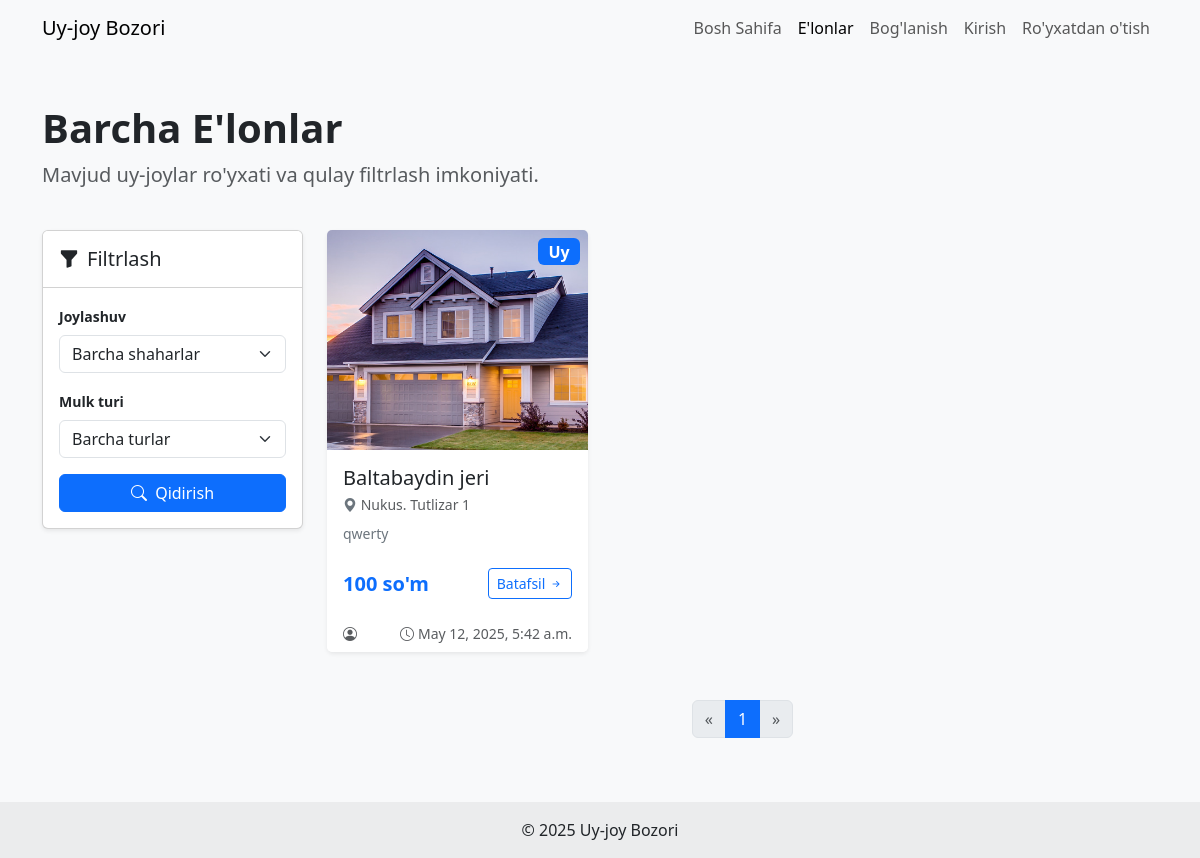
The page /elonlar/ on the database its author committed.
### AltinGiltApp/models.py (models this page shows, shortened)
class Elon(models.Model):
    nomi = models.CharField(max_length=200)
    joylashuvi = models.ForeignKey(Shahar, on_delete=models.SET_NULL, null=True, blank=False, verbose_name=_("Joylashuvi"))
    manzil = models.CharField(_("Aniq manzil"), max_length=255, blank=True,
                              help_text=_("Ko'cha, uy raqami, mo'ljal (ixtiyoriy)"))
    turi = models.ForeignKey(Tur, on_delete=models.SET_NULL, null=True, blank=False, verbose_name=_("Mulk turi"))
    narxi = models.PositiveIntegerField() # Narx manfiy bo'lmasligi uchun
    batafsil = models.TextField()
    user = models.ForeignKey(CustomUser, on_delete=models.CASCADE, related_name='elonlar')
    created_at = models.DateTimeField(auto_now_add=True)
    updated_at = models.DateTimeField(auto_now=True)
    class StatusChoices(models.TextChoices):
        PENDING = 'PENDING', _('Moderatsiyada')
        APPROVED = 'APPROVED', _('Tasdiqlangan')
        REJECTED = 'REJECTED', _('Rad etilgan')
    status = models.CharField(
        max_length=10,
        choices=StatusChoices.choices,
        default=StatusChoices.PENDING,
        db_index=True # Status bo'yicha tez-tez filter qilinadi
    )
    moderation_notes = models.TextField(
        blank=True, null=True, # Faqat rad etilganda to'ldiriladi
        verbose_name=_("Moderator izohi (rad etish sababi)")
    )
    class Meta:
        ordering = ['-created_at']
        verbose_name = _('e\'lon')
        verbose_name_plural = _('e\'lonlar')

class Rasm(models.Model):
    image = models.ImageField(upload_to=elon_rasm_path)
    elon = models.ForeignKey(Elon, on_delete=models.CASCADE, related_name='rasmlar')
    class Meta:
        verbose_name = _('rasm')
        verbose_name_plural = _('rasmlar')

class Tur(models.Model):
    nomi = models.CharField(_("Mulk turi nomi"), max_length=50, unique=True)
    class Meta:
        verbose_name = _("mulk turi")
        verbose_name_plural = _("mulk turlari")
        ordering = ['nomi']

class Shahar(models.Model):
    nomi = models.CharField(_("Shahar nomi"), max_length=100, unique=True)
    class Meta:
        verbose_name = _("shahar")
        verbose_name_plural = _("shaharlar")
        ordering = ['nomi']

### AltinGiltApp/views.py (the view)
# urls.py: path('elonlar/', views.elonlar_sahifasi, name='elonlar_list'),
def elonlar_sahifasi(request):
    elonlar_list = Elon.objects.select_related('joylashuvi', 'turi', 'user').filter(status=Elon.StatusChoices.APPROVED).order_by('-created_at')
    shaharlar = Shahar.objects.all()
    turlar = Tur.objects.all()
    shahar_filter_nomi = request.GET.get('shahar_nomi') # Yoki shahar_id
    tur_filter_nomi = request.GET.get('tur_nomi')       # Yoki tur_id
    if shahar_filter_nomi:
        elonlar_list = elonlar_list.filter(joylashuvi__nomi__iexact=shahar_filter_nomi) # __iexact nomi bo'yicha
    if tur_filter_nomi:
        elonlar_list = elonlar_list.filter(turi__nomi__iexact=tur_filter_nomi)
    paginator = Paginator(elonlar_list, 9)
    page_number = request.GET.get('page')
    try:
        elonlar = paginator.page(page_number)
    except PageNotAnInteger:
        elonlar = paginator.page(1)
    except EmptyPage:
        elonlar = paginator.page(paginator.num_pages)
    context = {
        'elonlar': elonlar,
        'is_paginated': True,
        'page_obj': elonlar,
        'shaharlar': shaharlar, # Filtr uchun
        'turlar': turlar,       # Filtr uchun
        'selected_shahar_nomi': shahar_filter_nomi, # Tanlangan filtrni ko'rsatish uchun
        'selected_tur_nomi': tur_filter_nomi,       # Tanlangan filtrni ko'rsatish uchun
        'ElonStatusChoices': Elon.StatusChoices
    }
    return render(request, 'altingiltapp/elonlar.html', context)

### templates/altingiltapp/elonlar.html (shortened to what this page needs)
{% extends "altingiltapp/base.html" %}
{% load static %}
{% block content %}
<section class="py-5 bg-light">
    <div class="container">
        <div class="row mb-4 align-items-center">
            <div class="col-md-9">
                 <h1 class="fw-bold">Barcha E'lonlar</h1>
                 <p class="text-muted lead">Mavjud uy-joylar ro'yxati va qulay filtrlash imkoniyati.</p>
            </div>
        </div>
        <div class="row">
            <div class="col-lg-3 mb-4 mb-lg-0">
                <div class="card shadow-sm sticky-lg-top" style="top: 20px;">
                    <div class="card-header bg-white py-3">
                        <h5 class="mb-0"><i class="bi bi-funnel-fill me-2"></i>Filtrlash</h5>
                    </div>
                    <div class="card-body">
                        <form action="{% url 'AltinGiltApp:elonlar_list' %}" method="GET">
                            <div class="mb-3">
                                <label for="city-filter" class="form-label small fw-bold">Joylashuv</label>
                                <select class="form-select" id="city-filter" name="shahar_nomi">
                                    <option value="" {% if not selected_shahar_nomi %}selected{% endif %}>Barcha shaharlar</option>
                                </select>
                            </div>
                            <div class="mb-3">
                                 <label for="type-filter" class="form-label small fw-bold">Mulk turi</label>
                                <select class="form-select" id="type-filter" name="tur_nomi">
                                    <option value="" {% if not selected_tur_nomi %}selected{% endif %}>Barcha turlar</option>
                                </select>
                            </div>
                            <div class="d-grid gap-2">
                                <button type="submit" class="btn btn-primary">
                                    <i class="bi bi-search me-1"></i> Qidirish
                                </button>
                            </div>
                        </form>
                    </div>
                </div>
            </div>
            <div class="col-lg-9">
                    {% if elonlar %}
                    <div class="row row-cols-1 row-cols-md-2 row-cols-xl-3 g-4">
                        {% for elon in elonlar %}
                        <div class="col">
                            <div class="card h-100 shadow-sm border-0 listing-card">
                                <div class="position-relative">
                                    {% if elon.rasmlar.all %}
                                        {% with first_rasm=elon.rasmlar.first %}
                                            {% if first_rasm %}
                                            <img src="{{ first_rasm.image.url }}" alt="{{ elon.nomi }} rasmi" class="card-img-top" style="height: 220px; object-fit: cover;">
                                            {% else %}
                                            <img src="{% static 'images/placeholder.png' %}" alt="Rasm yo'q" class="card-img-top" style="height: 220px; object-fit: cover;">
                                            {% endif %}
                                        {% endwith %}
                                    {% else %}
                                         <img src="{% static 'images/placeholder.png' %}" alt="Rasm yo'q" class="card-img-top" style="height: 220px; object-fit: cover;">
                                    {% endif %}
                                     <span class="badge bg-primary position-absolute top-0 end-0 m-2 fs-6">{{ elon.turi.nomi }}</span>
                                </div>
                                <div class="card-body d-flex flex-column">
                                     <h5 class="card-title mb-1">{{ elon.nomi }}</h5>
                                     <p class="text-muted small mb-2">
                                        <i class="bi bi-geo-alt-fill text-secondary"></i> {{ elon.joylashuvi.nomi }}. {{ elon.manzil }}
                                    </p>
                                    <p class="card-text small text-secondary flex-grow-1">{{ elon.batafsil|truncatewords_html:18 }}</p>
                                    <div class="d-flex justify-content-between align-items-center mt-auto pt-2">
                                        <h5 class="text-primary fw-bold mb-0">{{ elon.narxi }} so'm</h5>
                                        <a href="{% url 'AltinGiltApp:elon_detail' elon.id %}" class="btn btn-outline-primary btn-sm stretched-link">
                                            Batafsil <i class="bi bi-arrow-right-short"></i>
                                        </a>
                                    </div>
                                </div>
                                <div class="card-footer bg-white border-top-0 text-muted small d-flex justify-content-between">
                                   <span><i class="bi bi-person-circle me-1"></i>{{ elon.user.username }}</span>
                                   <span><i class="bi bi-clock me-1"></i>{{ elon.created_at }}</span>
                                </div>
                            </div>
                        </div>
                        {% endfor %}
                    </div>
                    {% endif %}
                {% if is_paginated %}
                <nav aria-label="Sahifalash" class="mt-5">
                    <ul class="pagination justify-content-center">
                        {% if page_obj.has_previous %}
                            <li class="page-item">
                                <a class="page-link" href="?page={{ page_obj.previous_page_number }}{% for key, value in request.GET.items %}{% if key != 'page' %}&{{ key }}={{ value }}{% endif %}{% endfor %}" aria-label="Oldingi">
                                    <span aria-hidden="true">«</span>
                                </a>
                            </li>
                        {% else %}
                             <li class="page-item disabled">
                                <span class="page-link">«</span>
                            </li>
                        {% endif %}
                        {% for num in page_obj.paginator.page_range %}
                            {% if page_obj.number == num %}
                                <li class="page-item active" aria-current="page"><span class="page-link">{{ num }}</span></li>
                            {% elif num > page_obj.number|add:'-3' and num < page_obj.number|add:'3' %}
                                <li class="page-item"><a class="page-link" href="?page={{ num }}{% for key, value in request.GET.items %}{% if key != 'page' %}&{{ key }}={{ value }}{% endif %}{% endfor %}">{{ num }}</a></li>
                            {% endif %}
                        {% endfor %}
                         {% if page_obj.has_next %}
                             <li class="page-item">
                                <a class="page-link" href="?page={{ page_obj.next_page_number }}{% for key, value in request.GET.items %}{% if key != 'page' %}&{{ key }}={{ value }}{% endif %}{% endfor %}" aria-label="Keyingi">
                                    <span aria-hidden="true">»</span>
                                </a>
                            </li>
                        {% else %}
                            <li class="page-item disabled">
                                <span class="page-link">»</span>
                            </li>
                        {% endif %}
                    </ul>
                </nav>
                {% endif %}
            </div>
        </div>
    </div>
</section>
{% endblock %}

### templates/altingiltapp/elonlar.html (style rules this page uses)
.listing-card { transition: transform 0.2s ease-in-out, box-shadow 0.2s ease-in-out; }

### rows shown on the page
Elon: rasmlar.first.image (picture), turi.nomi "Uy", nomi "Baltabaydin jeri", joylashuvi.nomi "Nukus", manzil "Tutlizar 1", batafsil "qwerty", narxi "100", created_at "May 12, 2025, 5:42 a.m."

### other values the page prints
{{ num }} "1"
